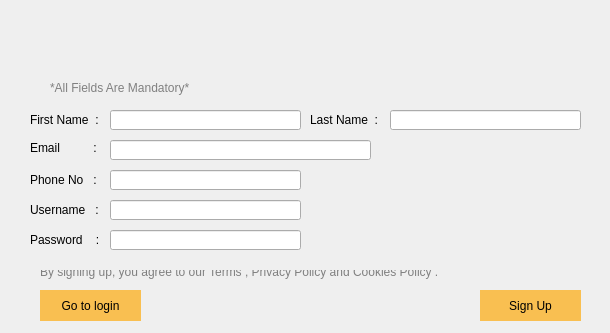
<?xml version="1.0" encoding="UTF-8"?>
<ui version="4.0">
 <class>Signup_page</class>
 <widget class="QDialog" name="Signup_page">
  <property name="geometry">
   <rect>
    <x>0</x>
    <y>0</y>
    <width>610</width>
    <height>333</height>
   </rect>
  </property>
  <property name="windowTitle">
   <string>Busbee</string>
  </property>
  <widget class="QLabel" name="logolabel">
   <property name="geometry">
    <rect>
     <x>210</x>
     <y>30</y>
     <width>191</width>
     <height>51</height>
    </rect>
   </property>
   <property name="text">
    <string/>
   </property>
   <property name="pixmap">
    <pixmap resource="Resourse.qrc">:/img/images/BusBee_sgnin.png</pixmap>
   </property>
  </widget>
  <widget class="QLabel" name="label_txxt1">
   <property name="geometry">
    <rect>
     <x>50</x>
     <y>80</y>
     <width>171</width>
     <height>16</height>
    </rect>
   </property>
   <property name="styleSheet">
    <string notr="true">font: 700 9pt &quot;Segoe UI&quot;;
color: grey;</string>
   </property>
   <property name="text">
    <string>*All Fields Are Mandatory*</string>
   </property>
  </widget>
  <widget class="QLabel" name="lbl_fname">
   <property name="geometry">
    <rect>
     <x>30</x>
     <y>110</y>
     <width>81</width>
     <height>20</height>
    </rect>
   </property>
   <property name="styleSheet">
    <string notr="true">font: 700 10pt &quot;Segoe UI&quot;;
color: black;</string>
   </property>
   <property name="text">
    <string>First Name  :</string>
   </property>
  </widget>
  <widget class="QLineEdit" name="lineEdit_Fname">
   <property name="geometry">
    <rect>
     <x>110</x>
     <y>110</y>
     <width>191</width>
     <height>20</height>
    </rect>
   </property>
   <property name="echoMode">
    <enum>QLineEdit::Normal</enum>
   </property>
  </widget>
  <widget class="QLabel" name="label_lname">
   <property name="geometry">
    <rect>
     <x>310</x>
     <y>110</y>
     <width>81</width>
     <height>20</height>
    </rect>
   </property>
   <property name="styleSheet">
    <string notr="true">font: 700 10pt &quot;Segoe UI&quot;;
color: black;</string>
   </property>
   <property name="text">
    <string>Last Name  :</string>
   </property>
  </widget>
  <widget class="QLineEdit" name="lineEdit_Lname">
   <property name="geometry">
    <rect>
     <x>390</x>
     <y>110</y>
     <width>191</width>
     <height>20</height>
    </rect>
   </property>
   <property name="echoMode">
    <enum>QLineEdit::Normal</enum>
   </property>
  </widget>
  <widget class="QLabel" name="label_email">
   <property name="geometry">
    <rect>
     <x>30</x>
     <y>140</y>
     <width>81</width>
     <height>16</height>
    </rect>
   </property>
   <property name="styleSheet">
    <string notr="true">font: 700 10pt &quot;Segoe UI&quot;;
color: black;</string>
   </property>
   <property name="text">
    <string>Email          :</string>
   </property>
  </widget>
  <widget class="QLineEdit" name="lineEdit_Email">
   <property name="geometry">
    <rect>
     <x>110</x>
     <y>140</y>
     <width>261</width>
     <height>20</height>
    </rect>
   </property>
   <property name="echoMode">
    <enum>QLineEdit::Normal</enum>
   </property>
  </widget>
  <widget class="QLabel" name="label_phone">
   <property name="geometry">
    <rect>
     <x>30</x>
     <y>170</y>
     <width>81</width>
     <height>20</height>
    </rect>
   </property>
   <property name="styleSheet">
    <string notr="true">font: 700 10pt &quot;Segoe UI&quot;;
color: black;</string>
   </property>
   <property name="text">
    <string>Phone No   :</string>
   </property>
  </widget>
  <widget class="QLabel" name="label_pw">
   <property name="geometry">
    <rect>
     <x>30</x>
     <y>230</y>
     <width>81</width>
     <height>20</height>
    </rect>
   </property>
   <property name="styleSheet">
    <string notr="true">font: 700 10pt &quot;Segoe UI&quot;;
color: black;</string>
   </property>
   <property name="text">
    <string>Password    :</string>
   </property>
  </widget>
  <widget class="QLabel" name="label_Uname">
   <property name="geometry">
    <rect>
     <x>30</x>
     <y>200</y>
     <width>81</width>
     <height>20</height>
    </rect>
   </property>
   <property name="styleSheet">
    <string notr="true">font: 700 10pt &quot;Segoe UI&quot;;
color: black;</string>
   </property>
   <property name="text">
    <string>Username   :</string>
   </property>
  </widget>
  <widget class="QLineEdit" name="lineEdit_phone">
   <property name="geometry">
    <rect>
     <x>110</x>
     <y>170</y>
     <width>191</width>
     <height>20</height>
    </rect>
   </property>
   <property name="echoMode">
    <enum>QLineEdit::Normal</enum>
   </property>
  </widget>
  <widget class="QLineEdit" name="lineEdit_Uname">
   <property name="geometry">
    <rect>
     <x>110</x>
     <y>200</y>
     <width>191</width>
     <height>20</height>
    </rect>
   </property>
   <property name="echoMode">
    <enum>QLineEdit::Normal</enum>
   </property>
  </widget>
  <widget class="QLineEdit" name="lineEdit_pw">
   <property name="geometry">
    <rect>
     <x>110</x>
     <y>230</y>
     <width>191</width>
     <height>20</height>
    </rect>
   </property>
   <property name="echoMode">
    <enum>QLineEdit::Normal</enum>
   </property>
  </widget>
  <widget class="QLabel" name="label_txxt2">
   <property name="geometry">
    <rect>
     <x>40</x>
     <y>270</y>
     <width>411</width>
     <height>31</height>
    </rect>
   </property>
   <property name="styleSheet">
    <string notr="true">font: 700 9pt &quot;Segoe UI&quot;;
color: grey;</string>
   </property>
   <property name="text">
    <string>By signing up, you agree to our Terms , Privacy Policy and Cookies Policy .

</string>
   </property>
  </widget>
  <widget class="QPushButton" name="push_signup">
   <property name="geometry">
    <rect>
     <x>480</x>
     <y>290</y>
     <width>101</width>
     <height>31</height>
    </rect>
   </property>
   <property name="styleSheet">
    <string notr="true">background-color: rgb(249,191,81);
font: 700 10pt &quot;Segoe UI&quot;;
color: black;
border-radius: 20px;
</string>
   </property>
   <property name="text">
    <string>Sign Up</string>
   </property>
  </widget>
  <widget class="QPushButton" name="push_goback">
   <property name="geometry">
    <rect>
     <x>40</x>
     <y>290</y>
     <width>101</width>
     <height>31</height>
    </rect>
   </property>
   <property name="styleSheet">
    <string notr="true">background-color: rgb(249,191,81);
font: 700 10pt &quot;Segoe UI&quot;;
color: black;
border-radius: 20px;
</string>
   </property>
   <property name="text">
    <string>Go to login</string>
   </property>
  </widget>
 </widget>
 <resources>
  <include location="Resourse.qrc"/>
 </resources>
 <connections/>
</ui>
